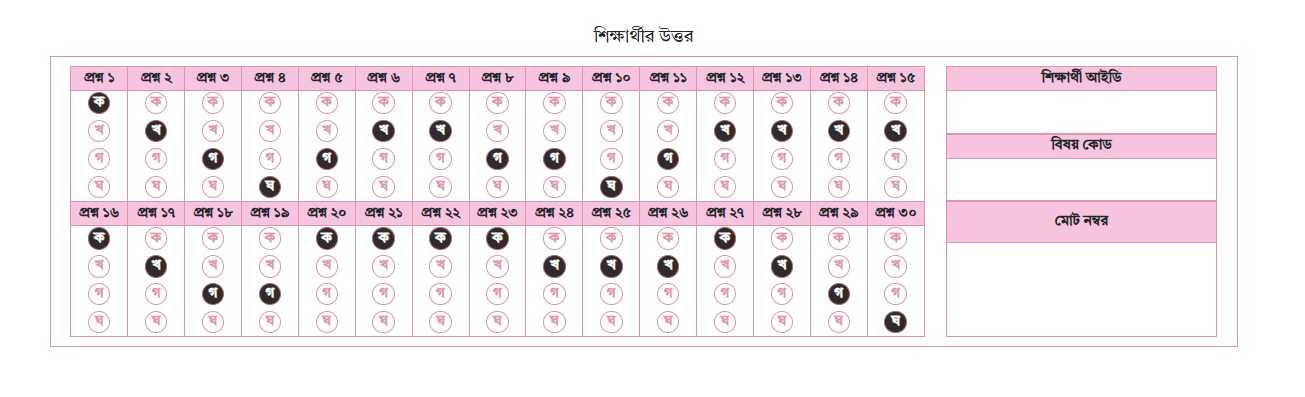
#> input picture omr4.png, 1305 x 397 px, found by its file name
$ python main-v-11.py
#> lines starting #> are read from the running program, lines starting #| are printed output that depends on the picture; after the words box and inside, x2 and y2 are one past the last pixel; in counts of white or black regions, pixels touching at a corner belong together
import cv2
import numpy as np
import os

def display_and_split_biggest_rectangle_part(image_path):
    """
    Loads an image, finds the biggest rectangular part, and splits it into
    the answer section and info section, returning them as NumPy arrays.
    """
#> called with image_path = 'omr4.png'
    image = cv2.imread(image_path)
#> image is the input picture: shape (397, 1305, 3); mean B, G, R 240.9, 236.9, 246.2

    if image is None:
        print(f"❌ Error: Could not load image from {image_path}")
        return None, None # Return None for both parts on failure

    gray = cv2.cvtColor(image, cv2.COLOR_BGR2GRAY)
    _, thresh = cv2.threshold(gray, 200, 255, cv2.THRESH_BINARY_INV)
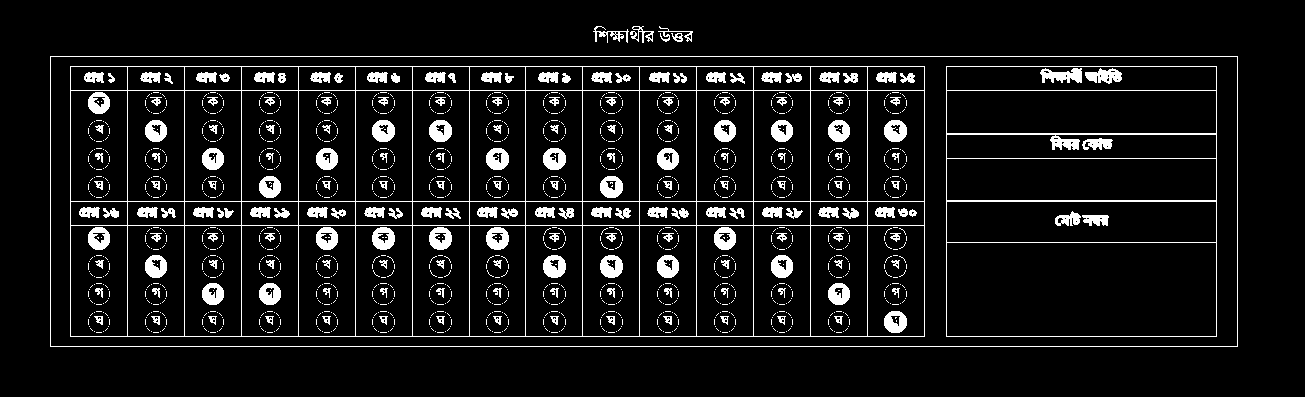
#> thresh: shape (397, 1305); 8.4% white; 1619 white regions (1423 under 20 px)

    contours, _ = cv2.findContours(thresh, cv2.RETR_EXTERNAL, cv2.CHAIN_APPROX_SIMPLE)
#> contours = 5 contours; box (x1, y1, x2, y2) and area: (50, 56, 1238, 347) 344230, (593, 26, 629, 43) 130, (630, 26, 654, 43) 106, (658, 26, 693, 42) 64, (671, 33, 683, 42) 56

    biggest_rect = None
    max_area = 0

    for contour in contours:
        perimeter = cv2.arcLength(contour, True)
        approx = cv2.approxPolyDP(contour, 0.02 * perimeter, True)

        if len(approx) == 4 and cv2.contourArea(approx) > 1000:
            x, y, w, h = cv2.boundingRect(approx)
            area = w * h
            if area > max_area:
                max_area = area
                biggest_rect = (x, y, w, h)
#> this loop made 5 passes
#> (perimeter, approx, x, y, w, h, area, max_area) on pass 1: (2954, [[50, 56], [50, 346], [1237, 346], [1237, 56]], 50, 56, 1188, 291, 345708, 345708)
#> perimeter on passes 2 to 5: 40.38, 176, 163.4, 200.7
#> after the loop, max_area = 345708

    if biggest_rect:
        x, y, w, h = biggest_rect
        rectangular_part = image[y:y + h, x:x + w]

        # Optional: Display the biggest rectangle
        # cv2.imshow("Biggest Rectangle Found", rectangular_part)
        # cv2.waitKey(0)

        # Split into initial answer section and info section
        # Assuming the answer section is on the left (75% width) and info on the right (25% width)
        answer_section_with_outer = rectangular_part[:, 0:int(0.75 * w)]
        info_section_with_outer = rectangular_part[:, int(0.75 * w):]

        # Function to find the main content within a section (removing white borders)
        def crop_white_borders(section_image):
            if section_image is None or section_image.size == 0:
                return section_image # Return empty if input is empty
            gray_section = cv2.cvtColor(section_image, cv2.COLOR_BGR2GRAY)
            # Adjust threshold if needed for better results
            _, thresh_section = cv2.threshold(gray_section, 200, 255, cv2.THRESH_BINARY_INV)
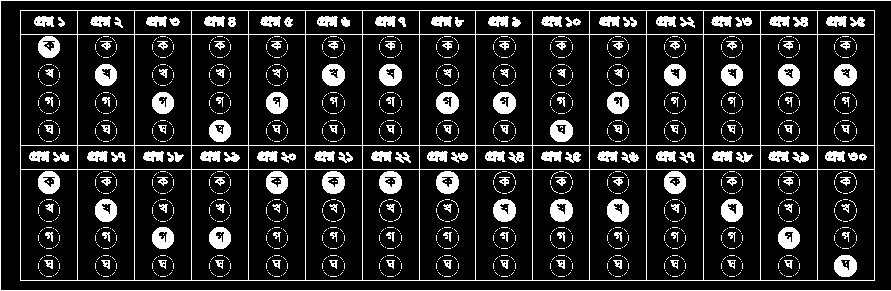
#> thresh_section: shape (291, 891); 14.4% white; 1609 white regions (1423 under 20 px)
            contours_section, _ = cv2.findContours(thresh_section, cv2.RETR_EXTERNAL, cv2.CHAIN_APPROX_SIMPLE)
#> contours_section = 2 contours, 1 with area under 20; largest, box (x1, y1, x2, y2) and area: (20, 10, 875, 281) 230580

            if contours_section:
                largest_contour_section = max(contours_section, key=cv2.contourArea)
#> largest_contour_section = [[20, 10], [20, 280], [874, 280], [874, 10]]
                x_sec, y_sec, w_sec, h_sec = cv2.boundingRect(largest_contour_section)
#> x_sec = 20; y_sec = 10; w_sec = 855; h_sec = 271
                return section_image[y_sec:y_sec + h_sec, x_sec:x_sec + w_sec]
            return section_image # Return original if no contours found

        answer_section_without_outer = crop_white_borders(answer_section_with_outer)
        info_section_without_outer = crop_white_borders(info_section_with_outer)
#> in crop_white_borders (call 2), `_, thresh_section = cv2.threshold(gray_section, 200, 255, cv2.THRESH_B..`:
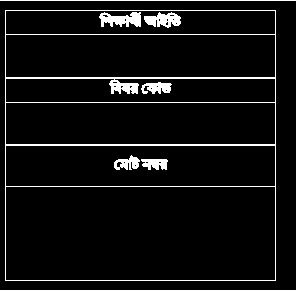
#> thresh_section: shape (291, 297); 6.5% white in thin lines or dots
#> in crop_white_borders (call 2), `contours_section, _ = cv2.findContours(thresh_section, cv2.RETR_EXTERN..`: contours_section = 2 contours, 1 with area under 20; largest, box (x1, y1, x2, y2) and area: (5, 10, 276, 281) 72900
#> in crop_white_borders (call 2), `largest_contour_section = max(contours_section, key=cv2.contourArea)`: largest_contour_section = [[5, 10], [5, 280], [275, 280], [275, 10]]
#> in crop_white_borders (call 2), `x_sec, y_sec, w_sec, h_sec = cv2.boundingRect(largest_contour_section)`: x_sec = 5; w_sec = 271

        print("✅ Main sections extracted (in memory).")

        return answer_section_without_outer, info_section_without_outer
    else:
        print("❌ No significant rectangle found. Try adjusting the threshold or contour area.")
        return None, None # Return None for both parts on failure

def extract_info_sections(info_section_image):
    """
    Extracts the 'শিক্ষার্থী আইডি', 'বিষয় কোড', and 'মোট নম্বর' sections
    from the info_section_image (NumPy array) and returns them as NumPy arrays.
    """
    if info_section_image is None or info_section_image.size == 0:
        print("❌ Error: Info section image is empty or None.")
        return None, None, None

    img_height, img_width, _ = info_section_image.shape
#> img_height = 271; img_width = 271

    # --- ADJUST THESE PERCENTAGES ---
    student_id_section_height_percentage = 0.25
    subject_code_section_height_percentage = 0.25

    student_id_start_y = 0
    student_id_end_y = int(img_height * student_id_section_height_percentage)
#> student_id_end_y = 67

    subject_code_start_y = student_id_end_y
#> subject_code_start_y = 67
    subject_code_end_y = subject_code_start_y + int(img_height * subject_code_section_height_percentage)
#> subject_code_end_y = 134

    total_marks_start_y = subject_code_end_y
#> total_marks_start_y = 134
    total_marks_end_y = img_height
#> total_marks_end_y = 271

    student_id_part = None
    subject_code_part = None
    total_marks_part = None

    if student_id_end_y > student_id_start_y:
        student_id_part = info_section_image[student_id_start_y:student_id_end_y, 0:img_width]
        print("✅ Student ID section extracted (in memory).")
    else:
        print("❌ Student ID section crop failed.")

    if subject_code_end_y > subject_code_start_y:
        subject_code_part = info_section_image[subject_code_start_y:subject_code_end_y, 0:img_width]
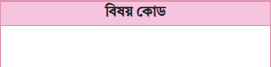
#> subject_code_part: shape (67, 271, 3); mean B, G, R 236.5, 226.6, 246.8
        print("✅ Subject Code section extracted (in memory).")
    else:
        print("❌ Subject Code section crop failed.")

    if total_marks_end_y > total_marks_start_y:
        total_marks_part = info_section_image[total_marks_start_y:total_marks_end_y, 0:img_width]
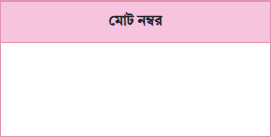
#> total_marks_part: shape (137, 271, 3); mean B, G, R 241.3, 232.9, 249.9
        print("✅ Total Marks section extracted (in memory).")
    else:
        print("❌ Total Marks section crop failed.")

    return student_id_part, subject_code_part, total_marks_part

def split_answer_section_horizontally(answer_section_image):
    """
    Splits the answer_section_image (NumPy array) horizontally into two equal halves,
    and then each half into 15 columns. Returns all these parts as a list of NumPy arrays.
    """
    if answer_section_image is None or answer_section_image.size == 0:
        print(f"❌ Error: Answer section image is empty or None.")
        return [], [] # Return empty lists on failure

    img_height, img_width, _ = answer_section_image.shape
#> img_height = 271; img_width = 855

    middle_y = img_height // 2
#> middle_y = 135

    top_half = answer_section_image[0:middle_y, 0:img_width]
    bottom_half = answer_section_image[middle_y:img_height, 0:img_width]
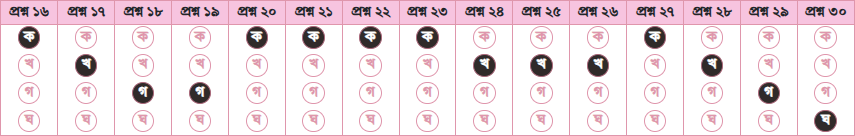
#> bottom_half: shape (136, 855, 3); mean B, G, R 229.6, 223.7, 238

    print("✅ Answer section split into two halves (in memory).")

    num_columns = 15

    # Split top_half into 15 columns
    # Using np.array_split to handle cases where width is not perfectly divisible by num_columns
    top_half_cols = np.array_split(top_half, num_columns, axis=1)
#> top_half_cols = 15 items
    print(f"✅ Top half split into {len(top_half_cols)} columns.")
#| ✅ Top half split into 15 columns.

    # Split bottom_half into 15 columns
    bottom_half_cols = np.array_split(bottom_half, num_columns, axis=1)
#> bottom_half_cols = 15 items
    print(f"✅ Bottom half split into {len(bottom_half_cols)} columns.")
#| ✅ Bottom half split into 15 columns.

    return top_half_cols, bottom_half_cols


# === Main execution block ===
if __name__ == "__main__":
    original_omr_image_path = "omr4.png"  # Your original OMR image file

    print("--- Starting OMR Sheet Processing ---")

    # Step 1: Get the main answer and info sections
    answer_section_img, info_section_img = display_and_split_biggest_rectangle_part(original_omr_image_path)

    # Step 2: Process the info section if available
    if info_section_img is not None and info_section_img.size > 0:
        print("\n--- Extracting Info Sub-sections ---")
        student_id_img, subject_code_img, total_marks_img = extract_info_sections(info_section_img)

        # Optional: Display info sub-sections (no saving)
        if student_id_img is not None: cv2.imshow("Student ID", student_id_img)
        if subject_code_img is not None: cv2.imshow("Subject Code", subject_code_img)
        if total_marks_img is not None: cv2.imshow("Total Marks", total_marks_img)
        cv2.waitKey(1) # Small wait key to allow windows to pop up

    # Step 3: Split the answer section if available and then its halves into columns
    if answer_section_img is not None and answer_section_img.size > 0:
        print("\n--- Splitting Answer Section into Halves and then Columns ---")
        answer_top_half_cols, answer_bottom_half_cols = split_answer_section_horizontally(answer_section_img)
#> answer_top_half_cols = 15 items; answer_bottom_half_cols = 15 items

        # Display top half columns
        if answer_top_half_cols:
            print("\nDisplaying Answer Top Half Columns:")
            for i, col_img in enumerate(answer_top_half_cols):
                cv2.imshow(f"Top Half Col {i+1}", col_img)
#> this loop made 15 passes
                # To see each column individually, you might want a short waitKey here
                # cv2.waitKey(100) # Wait 100ms for each column display

        # Display bottom half columns
        if answer_bottom_half_cols:
            print("\nDisplaying Answer Bottom Half Columns:")
            for i, col_img in enumerate(answer_bottom_half_cols):
                cv2.imshow(f"Bottom Half Col {i+1}", col_img)
#> this loop made 15 passes
#> pass 2, `cv2.imshow(f"Bottom Half Col {i+1}", col_img)`:
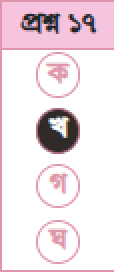
#> window 'Bottom Half Col 2': shape (136, 57, 3) (shown 2 times larger); mean B, G, R 229.7, 223.7, 238
                # To see each column individually, you might want a short waitKey here
                # cv2.waitKey(100) # Wait 100ms for each column display

        cv2.waitKey(0) # Wait for a key press to close all column windows
        cv2.destroyAllWindows()
    else:
        print("\nAnswer section not available for splitting into columns.")

    print("\n--- Processing Complete ---")

$ run again, with omr2.png copied over omr4.png
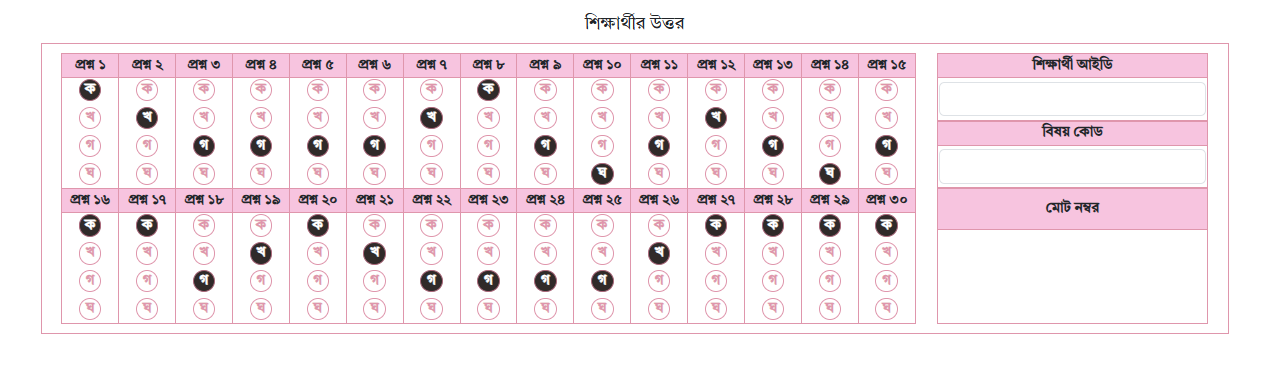
#> input picture omr2.png, 1264 x 369 px, found by its file name
#> in display_and_split_biggest_rectangle_part, image is the input picture: shape (369, 1264, 3); mean B, G, R 239.3, 234.8, 245.2
#> in display_and_split_biggest_rectangle_part, `_, thresh = cv2.threshold(gray, 200, 255, cv2.THRESH_BINARY_INV)`:
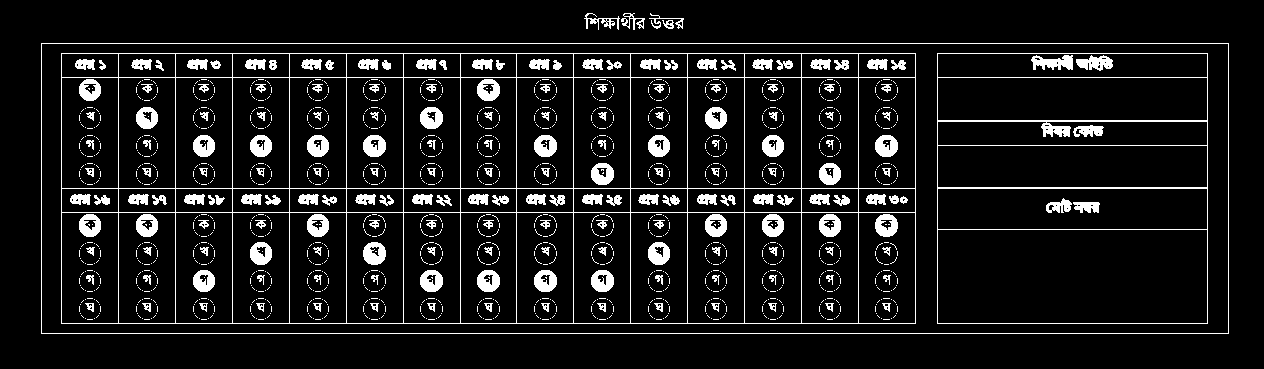
#> thresh: shape (369, 1264); 9.3% white; 1595 white regions (1399 under 20 px)
#> contours = 5 contours; box (x1, y1, x2, y2) and area: (41, 43, 1229, 334) 344230, (584, 13, 620, 30) 130, (621, 13, 645, 30) 106, (649, 13, 684, 29) 64, (662, 20, 674, 29) 56
#> the loop in display_and_split_biggest_rectangle_part, `for contour in contours:` made 5 passes
#> (perimeter, approx, x, y, w, h, area, max_area) on pass 1: (2954, [[41, 43], [41, 333], [1228, 333], [1228, 43]], 41, 43, 1188, 291, 345708, 345708)
#> after the loop in display_and_split_biggest_rectangle_part, `for contour in contours:`: max_area = 345708
#> thresh_section: shape (291, 891); 14.4% white; 1585 white regions (1399 under 20 px)
#> contours_section = 2 contours, 1 with area under 20; largest, box (x1, y1, x2, y2) and area: (20, 10, 875, 281) 230580
#> largest_contour_section = [[20, 10], [20, 280], [874, 280], [874, 10]]
#> x_sec = 20; y_sec = 10; w_sec = 855; h_sec = 271
#> gray_section: shape (291, 297)
#> thresh_section: shape (291, 297); 6.5% white in thin lines or dots
#> contours_section = 2 contours, 1 with area under 20; largest, box (x1, y1, x2, y2) and area: (5, 10, 276, 281) 72900
#> top_half_cols = 15 items
#| ✅ Top half split into 15 columns.
#| ✅ Bottom half split into 15 columns.
#> the loop `for i, col_img in enumerate(answer_top_half_cols):` made 15 passes
#> the loop `for i, col_img in enumerate(answer_bottom_half_cols):` made 15 passes
#> pass 2, `cv2.imshow(f"Bottom Half Col {i+1}", col_img)`:
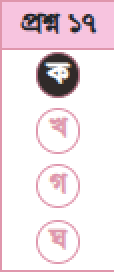
#> window 'Bottom Half Col 2': shape (136, 57, 3) (shown 2 times larger); mean B, G, R 230.4, 224.5, 238.6

$ run again, with omr3.png copied over omr4.png
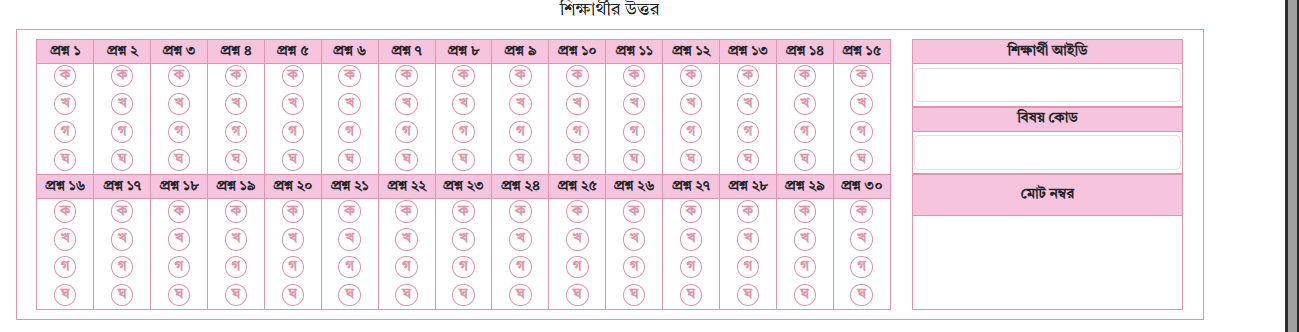
#> input picture omr3.png, 1299 x 332 px, found by its file name
#> in display_and_split_biggest_rectangle_part, image is the input picture: shape (332, 1299, 3); mean B, G, R 240.5, 235.5, 246.8
#> in display_and_split_biggest_rectangle_part, `_, thresh = cv2.threshold(gray, 200, 255, cv2.THRESH_BINARY_INV)`:
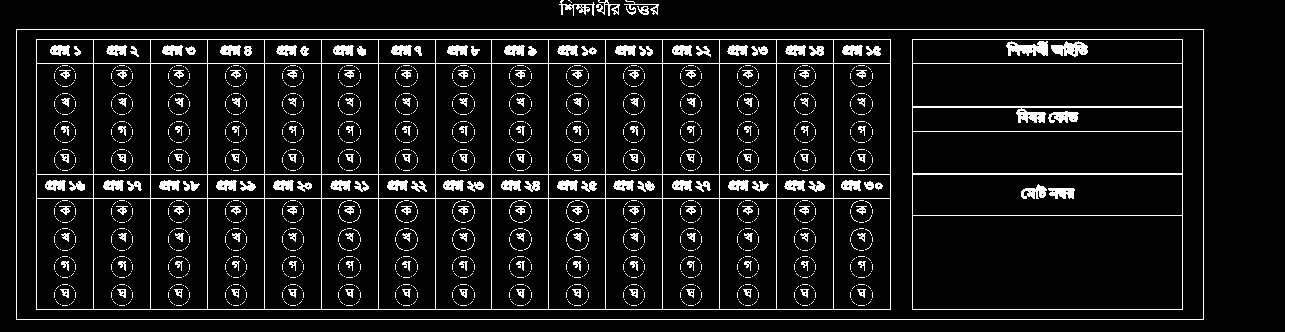
#> thresh: shape (332, 1299); 9.3% white; 2022 white regions (1825 under 20 px)
#> contours = 7 contours, 1 with area under 20; largest, box (x1, y1, x2, y2) and area: (16, 29, 1204, 320) 344230, (1285, 0, 1299, 332) 4303, (559, 0, 595, 16) 128, (596, 0, 620, 16) 86, (624, 0, 659, 15) 63, (637, 6, 649, 15) 56
#> the loop in display_and_split_biggest_rectangle_part, `for contour in contours:` made 7 passes
#> (perimeter, approx, x, y, w, h, area, max_area) on pass 1: (2954, [[16, 29], [16, 319], [1203, 319], [1203, 29]], 16, 29, 1188, 291, 345708, 345708)
#> after the loop in display_and_split_biggest_rectangle_part, `for contour in contours:`: max_area = 345708
#> thresh_section: shape (291, 891); 11.3% white in thin lines or dots
#> contours_section = 2 contours, 1 with area under 20; largest, box (x1, y1, x2, y2) and area: (20, 10, 875, 281) 230580
#> largest_contour_section = [[20, 10], [20, 280], [874, 280], [874, 10]]
#> x_sec = 20; y_sec = 10; w_sec = 855; h_sec = 271
#> gray_section: shape (291, 297)
#> thresh_section: shape (291, 297); 6.5% white in thin lines or dots
#> contours_section = 2 contours, 1 with area under 20; largest, box (x1, y1, x2, y2) and area: (5, 10, 276, 281) 72900
#> top_half_cols = 15 items
#| ✅ Top half split into 15 columns.
#| ✅ Bottom half split into 15 columns.
#> the loop `for i, col_img in enumerate(answer_top_half_cols):` made 15 passes
#> the loop `for i, col_img in enumerate(answer_bottom_half_cols):` made 15 passes
#> pass 2, `cv2.imshow(f"Bottom Half Col {i+1}", col_img)`:
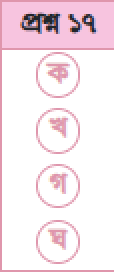
#> window 'Bottom Half Col 2': shape (136, 57, 3) (shown 2 times larger); mean B, G, R 237.2, 231.1, 245.7

$ run again, with omr5.png copied over omr4.png
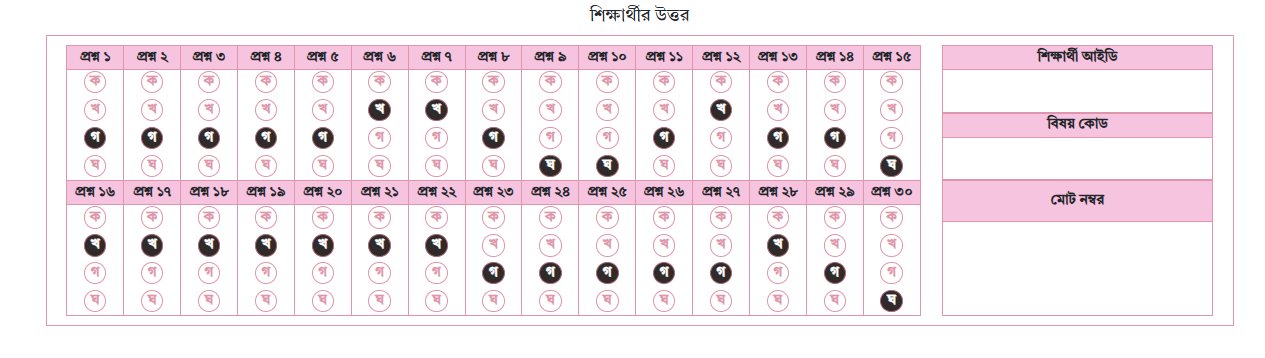
#> input picture omr5.png, 1265 x 358 px, found by its file name
#> in display_and_split_biggest_rectangle_part, image is the input picture: shape (358, 1265, 3); mean B, G, R 238.9, 234.2, 244.9
#> thresh: shape (358, 1265); 9.6% white; 1585 white regions (1389 under 20 px)
#> contours = 5 contours; box (x1, y1, x2, y2) and area: (46, 35, 1234, 326) 344230, (589, 5, 625, 22) 130, (626, 5, 650, 22) 106, (654, 5, 689, 21) 64, (667, 12, 679, 21) 56
#> the loop in display_and_split_biggest_rectangle_part, `for contour in contours:` made 5 passes
#> (perimeter, approx, x, y, w, h, area, max_area) on pass 1: (2954, [[46, 35], [46, 325], [1233, 325], [1233, 35]], 46, 35, 1188, 291, 345708, 345708)
#> after the loop in display_and_split_biggest_rectangle_part, `for contour in contours:`: max_area = 345708
#> thresh_section: shape (291, 891); 14.4% white; 1575 white regions (1389 under 20 px)
#> contours_section = 2 contours, 1 with area under 20; largest, box (x1, y1, x2, y2) and area: (20, 10, 875, 281) 230580
#> largest_contour_section = [[20, 10], [20, 280], [874, 280], [874, 10]]
#> x_sec = 20; y_sec = 10; w_sec = 855; h_sec = 271
#> gray_section: shape (291, 297)
#> thresh_section: shape (291, 297); 6.5% white in thin lines or dots
#> contours_section = 2 contours, 1 with area under 20; largest, box (x1, y1, x2, y2) and area: (5, 10, 276, 281) 72900
#> top_half_cols = 15 items
#| ✅ Top half split into 15 columns.
#| ✅ Bottom half split into 15 columns.
#> the loop `for i, col_img in enumerate(answer_top_half_cols):` made 15 passes
#> the loop `for i, col_img in enumerate(answer_bottom_half_cols):` made 15 passes
#> pass 1, `cv2.imshow(f"Bottom Half Col {i+1}", col_img)`:
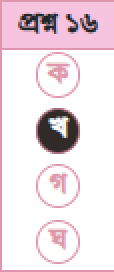
#> window 'Bottom Half Col 1': shape (136, 57, 3) (shown 2 times larger); mean B, G, R 229.4, 223.5, 237.8
